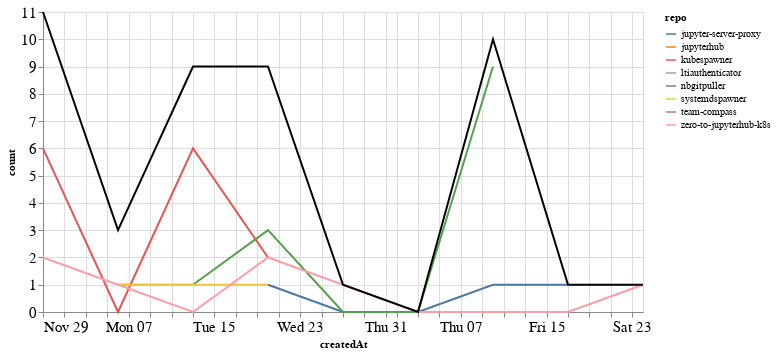

Write notebook code for a chart like this one.
### Markdown cell above
### Comments

### Code cell
comments_time = comments.groupby('repo').resample('W', on='createdAt').count()['author'].reset_index()
comments_time = comments_time.rename(columns={'author': 'count'})
comments_time_total = comments_time.groupby('createdAt').agg({"count": "sum"}).reset_index()
ch1 = alt.Chart(comments_time, width=600).mark_line().encode(
    x='createdAt',
    y='count',
    color='repo',
    tooltip="repo"
)

ch2 = alt.Chart(comments_time_total, width=600).mark_line(color="black").encode(
    x='createdAt',
    y='count',
)

ch1 + ch2

### Figure 1 — Vega-Lite specification as saved in the notebook (floating-point values rounded to 4 significant figures)
{"config": {"axisLeft": {"labelFontSize": 15}, "axisBottom": {"labelFontSize": 15}}, "layer": [{"data": {"name": "data-8250e28e96c2f0208d1d2aec6737d5e1"}, "mark": "line", "encoding": {"color": {"type": "nominal", "field": "repo"}, "tooltip": {"type": "nominal", "field": "repo"}, "x": {"type": "temporal", "field": "createdAt"}, "y": {"type": "quantitative", "field": "count"}}, "width": 600}, {"data": {"name": "data-c1eaa427f8a0a43ee598c99af15447eb"}, "mark": {"type": "line", "color": "black"}, "encoding": {"x": {"type": "temporal", "field": "createdAt"}, "y": {"type": "quantitative", "field": "count"}}, "width": 600}], "$schema": "https://vega.github.io/schema/vega-lite/v4.8.1.json", "datasets": {"data-8250e28e96c2f0208d1d2aec6737d5e1": [{"repo": "jupyter-server-proxy", "createdAt": "2020-12-20T00:00:00", "count": 1}, {"repo": "jupyter-server-proxy", "createdAt": "2020-12-27T00:00:00", "count": 0}, {"repo": "jupyter-server-proxy", "createdAt": "2021-01-03T00:00:00", "count": 0}, {"repo": "jupyter-server-proxy", "createdAt": "2021-01-10T00:00:00", "count": 1}, {"repo": "jupyter-server-proxy", "createdAt": "2021-01-17T00:00:00", "count": 1}, {"repo": "jupyterhub", "createdAt": "2020-11-29T00:00:00", "count": 1}, {"repo": "kubespawner", "createdAt": "2020-11-29T00:00:00", "count": 6}, {"repo": "kubespawner", "createdAt": "2020-12-06T00:00:00", "count": 0}, {"repo": "kubespawner", "createdAt": "2020-12-13T00:00:00", "count": 6}, {"repo": "kubespawner", "createdAt": "2020-12-20T00:00:00", "count": 2}, {"repo": "ltiauthenticator", "createdAt": "2020-12-06T00:00:00", "count": 1}, {"repo": "ltiauthenticator", "createdAt": "2020-12-13T00:00:00", "count": 1}, {"repo": "nbgitpuller", "createdAt": "2020-12-13T00:00:00", "count": 1}, {"repo": "nbgitpuller", "createdAt": "2020-12-20T00:00:00", "count": 3}, {"repo": "nbgitpuller", "createdAt": "2020-12-27T00:00:00", "count": 0}, {"repo": "nbgitpuller", "createdAt": "2021-01-03T00:00:00", "count": 0}, {"repo": "nbgitpuller", "createdAt": "2021-01-10T00:00:00", "count": 9}, {"repo": "systemdspawner", "createdAt": "2020-12-06T00:00:00", "count": 1}, {"repo": "systemdspawner", "createdAt": "2020-12-13T00:00:00", "count": 1}, {"repo": "systemdspawner", "createdAt": "2020-12-20T00:00:00", "count": 1}, {"repo": "team-compass", "createdAt": "2020-11-29T00:00:00", "count": 2}, {"repo": "zero-to-jupyterhub-k8s", "createdAt": "2020-11-29T00:00:00", "count": 2}, {"repo": "zero-to-jupyterhub-k8s", "createdAt": "2020-12-06T00:00:00", "count": 1}, {"repo": "zero-to-jupyterhub-k8s", "createdAt": "2020-12-13T00:00:00", "count": 0}, {"repo": "zero-to-jupyterhub-k8s", "createdAt": "2020-12-20T00:00:00", "count": 2}, {"repo": "zero-to-jupyterhub-k8s", "createdAt": "2020-12-27T00:00:00", "count": 1}, {"repo": "zero-to-jupyterhub-k8s", "createdAt": "2021-01-03T00:00:00", "count": 0}, {"repo": "zero-to-jupyterhub-k8s", "createdAt": "2021-01-10T00:00:00", "count": 0}, {"repo": "zero-to-jupyterhub-k8s", "createdAt": "2021-01-17T00:00:00", "count": 0}, {"repo": "zero-to-jupyterhub-k8s", "createdAt": "2021-01-24T00:00:00", "count": 1}], "data-c1eaa427f8a0a43ee598c99af15447eb": [{"createdAt": "2020-11-29T00:00:00", "count": 11}, {"createdAt": "2020-12-06T00:00:00", "count": 3}, {"createdAt": "2020-12-13T00:00:00", "count": 9}, {"createdAt": "2020-12-20T00:00:00", "count": 9}, {"createdAt": "2020-12-27T00:00:00", "count": 1}, {"createdAt": "2021-01-03T00:00:00", "count": 0}, {"createdAt": "2021-01-10T00:00:00", "count": 10}, {"createdAt": "2021-01-17T00:00:00", "count": 1}, {"createdAt": "2021-01-24T00:00:00", "count": 1}]}}
